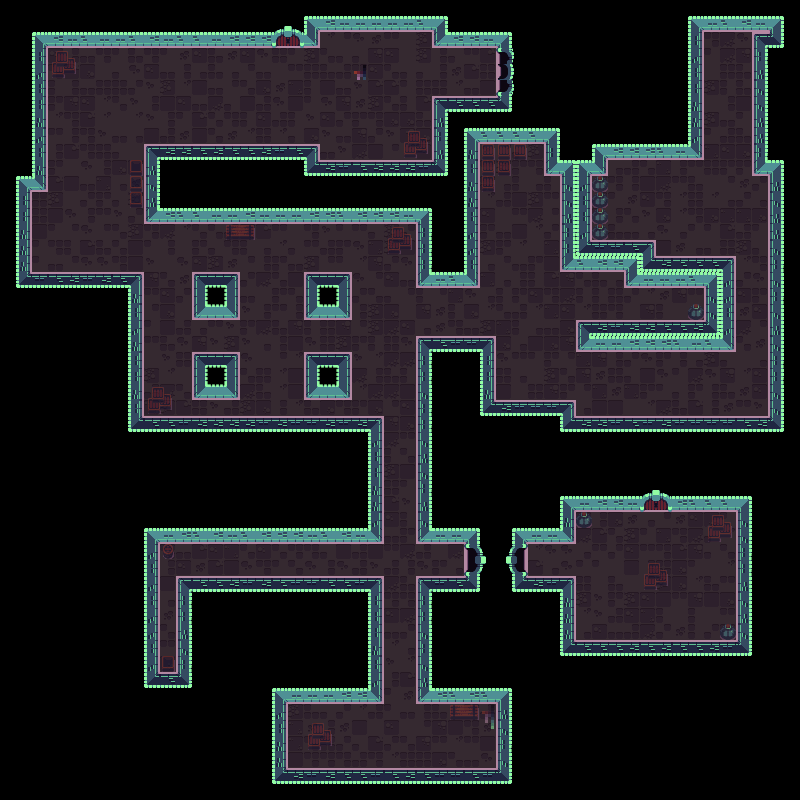

This game map was drawn from its Tiled (.tmx) file and the tilesets committed beside it. A one-line description and the trimmed map source follow:
An orthogonal 50x50 tile map with 16x16 px tiles, 6 tile layers (Floor, Wall, Object, Key, ...) and 17 objects (StartPoint).

<map version="1.0" tiledversion="1.1.2" orientation="orthogonal" renderorder="right-down" width="50" height="50" tilewidth="16" tileheight="16" infinite="0" nextobjectid="39">
 <tileset firstgid="1" name="LevelSet" tilewidth="16" tileheight="16" tilecount="247" columns="19">
  <image source="sheet.png" width="304" height="208" />
 </tileset>
 <layer name="Floor" width="50" height="50" opacity="0.3">
  <data>[2500 cells, 993 non-empty, 28 distinct tile ids]</data>
 </layer>
 <layer name="Wall" width="50" height="50">
  <data>[2500 cells, 510 non-empty, 40 distinct tile ids]</data>
 </layer>
 <layer name="Object" width="50" height="50" opacity="0.52">
  <properties>
   <property name="Item" value="health" />
  </properties>
  <data>[2500 cells, 52 non-empty, 12 distinct tile ids]</data>
 </layer>
 <layer name="Key" width="50" height="50">
  <data>[2500 cells, 1 non-empty, 1 distinct tile ids]</data>
 </layer>
 <layer name="Door" width="50" height="50">
  <data>[2500 cells, 4 non-empty, 4 distinct tile ids]</data>
 </layer>
 <layer name="Occlusion" width="50" height="50">
  <data>[2500 cells, 401 non-empty, 1 distinct tile ids]</data>
 </layer>
 <objectgroup name="Object Layer 1">
  <object id="2" x="480" y="144" width="45" height="14" />
  <object id="3" x="482" y="157.5" width="30" height="17" />
  <object id="4" x="642.5" y="559.5" width="27.5" height="32.5" />
  <object id="5" x="707" y="514" width="28" height="28" />
  <object id="7" x="304.5" y="721.5" width="30" height="29.5" />
  <object id="8" x="451" y="704" width="26" height="14.5" />
  <object id="10" x="158.5" y="654" width="18" height="18.5" />
  <object id="11" x="160" y="542" width="16.5" height="17" />
  <object id="12" x="144" y="383.5" width="31.5" height="31.5" />
  <object id="13" x="482" y="174.5" width="13" height="17" />
  <object id="14" x="400.5" y="126.5" width="30" height="32" />
  <object id="15" x="385" y="223" width="28.5" height="30.5" />
  <object id="16" x="222.5" y="222.5" width="33.5" height="17" />
  <object id="19" x="51" y="48.5" width="26.5" height="31.5" />
  <object id="23" x="128" y="158" width="17.5" height="50.5" />
  <object id="24" x="399" y="16.5" width="32.5" height="14" />
  <object id="26" name="StartPoint" x="392" y="733">
   <point />
  </object>
 </objectgroup>
</map>
